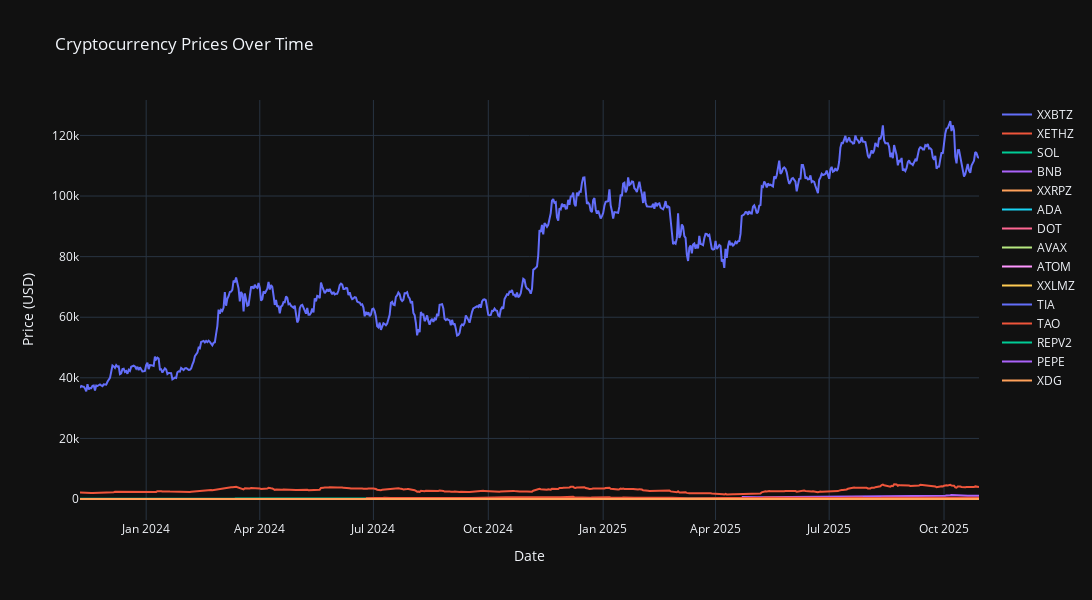

Notebook code for this chart:
### Code cell
# plot all on one chart
fig = go.Figure()
for ticker in tickers:
    fig.add_trace(go.Scatter(x=price_hist[ticker].index, y=price_hist[ticker]['close'], mode='lines', name=ticker[:-3]))

fig.add
fig.update_layout(title="Cryptocurrency Prices Over Time", xaxis_title="Date", yaxis_title="Price (USD)", width=1200, height=600)
fig.show()

### Figure 1 — Plotly figure (JSON) as saved in the notebook; plotly's stock layout.template omitted (floating-point values rounded to 4 significant figures; data arrays with more than 128 entries replaced by an {"elided": "..."} marker saying what was removed)
{"data": [{"mode": "lines", "name": "XXBTZ", "type": "scatter", "x": {"elided": "721 str values"}, "y": {"elided": "721 float values"}}, {"mode": "lines", "name": "XETHZ", "type": "scatter", "x": {"elided": "721 str values"}, "y": {"elided": "721 float values"}}, {"mode": "lines", "name": "SOL", "type": "scatter", "x": {"elided": "721 str values"}, "y": {"elided": "721 float values"}}, {"mode": "lines", "name": "BNB", "type": "scatter", "x": {"elided": "191 str values"}, "y": {"elided": "191 float values"}}, {"mode": "lines", "name": "XXRPZ", "type": "scatter", "x": {"elided": "721 str values"}, "y": {"elided": "721 float values"}}, {"mode": "lines", "name": "ADA", "type": "scatter", "x": {"elided": "721 str values"}, "y": {"elided": "721 float values"}}, {"mode": "lines", "name": "DOT", "type": "scatter", "x": {"elided": "721 str values"}, "y": {"elided": "721 float values"}}, {"mode": "lines", "name": "AVAX", "type": "scatter", "x": {"elided": "721 str values"}, "y": {"elided": "721 float values"}}, {"mode": "lines", "name": "ATOM", "type": "scatter", "x": {"elided": "721 str values"}, "y": {"elided": "721 float values"}}, {"mode": "lines", "name": "XXLMZ", "type": "scatter", "x": {"elided": "721 str values"}, "y": {"elided": "721 float values"}}, {"mode": "lines", "name": "TIA", "type": "scatter", "x": {"elided": "721 str values"}, "y": {"elided": "721 float values"}}, {"mode": "lines", "name": "TAO", "type": "scatter", "x": {"elided": "492 str values"}, "y": {"elided": "492 float values"}}, {"mode": "lines", "name": "REPV2", "type": "scatter", "x": {"elided": "721 str values"}, "y": {"elided": "721 float values"}}, {"mode": "lines", "name": "PEPE", "type": "scatter", "x": {"elided": "721 str values"}, "y": {"elided": "721 float values"}}, {"mode": "lines", "name": "XDG", "type": "scatter", "x": {"elided": "721 str values"}, "y": {"elided": "721 float values"}}], "layout": {"height": 600, "title": {"text": "Cryptocurrency Prices Over Time"}, "width": 1200, "xaxis": {"title": {"text": "Date"}}, "yaxis": {"title": {"text": "Price (USD)"}}}}
